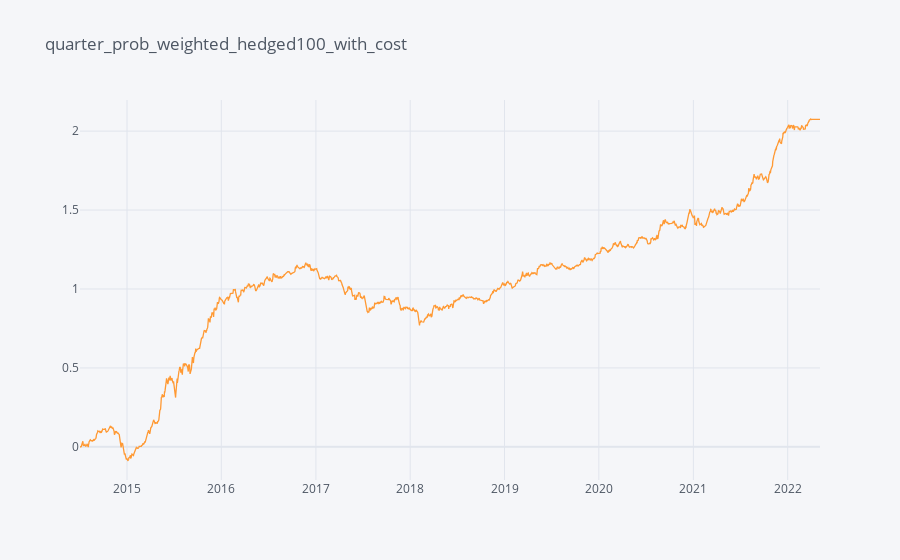

Source (notebook cell):
### Code cell
portfolio = PortfolioStrategy(return_df, signal_df)
portfolio.get_pnl_curve(0.05, 15, 1, True, "prob_weighted",
                        {0.575: 2, 0.55: 1, 0.525: 0.5}, 100000000, 0.1, return_index_df["000905"], 1, 0.8, 0.002,
                        "quarter_prob_weighted_hedged100_with_cost")

### Figure 1 — Plotly figure (JSON) as saved in the notebook; plotly's stock layout.template omitted (floating-point values rounded to 4 significant figures; data arrays with more than 128 entries replaced by an {"elided": "..."} marker saying what was removed)
{"data": [{"line": {"color": "rgba(255, 153, 51, 1.0)", "dash": "solid", "shape": "linear", "width": 1.3}, "mode": "lines", "name": "None", "text": "", "type": "scatter", "x": {"elided": "1908 str values"}, "y": {"elided": "1908 float values"}}], "layout": {"legend": {"bgcolor": "#F5F6F9", "font": {"color": "#4D5663"}}, "paper_bgcolor": "#F5F6F9", "plot_bgcolor": "#F5F6F9", "title": {"font": {"color": "#4D5663"}, "text": "quarter_prob_weighted_hedged100_with_cost"}, "xaxis": {"gridcolor": "#E1E5ED", "showgrid": true, "tickfont": {"color": "#4D5663"}, "title": {"font": {"color": "#4D5663"}, "text": ""}, "zerolinecolor": "#E1E5ED"}, "yaxis": {"gridcolor": "#E1E5ED", "showgrid": true, "tickfont": {"color": "#4D5663"}, "title": {"font": {"color": "#4D5663"}, "text": ""}, "zerolinecolor": "#E1E5ED"}}}
